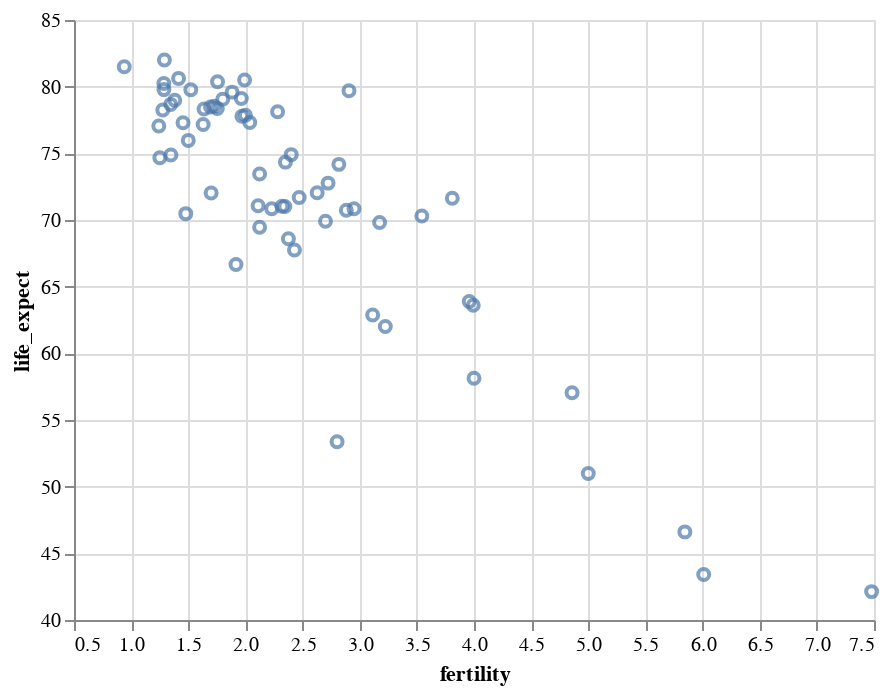

Notebook cell for this chart:
### Markdown cell above
Por defecto, los ejes para las escalas cuantitativas lineales incluyen cero para asegurar una línea base adecuada para comparar los datos de tipo de proporción. En algunos casos, sin embargo, una línea base de cero puede carecer de sentido o puede que desee centrarse en comparaciones de intervalos. Para deshabilitar la inclusión automática de cero, configure el mapeo de escala usando el atributo `scale`:

### Code cell
alt.Chart(data2000).mark_point().encode(
    alt.X('fertility:Q', scale=alt.Scale(zero=False)),
    alt.Y('life_expect:Q', scale=alt.Scale(zero=False))
)

### Figure 1 — Vega-Lite specification as saved in the notebook (floating-point values rounded to 4 significant figures)
{"$schema": "https://vega.github.io/schema/vega-lite/v3.4.0.json", "config": {"mark": {"tooltip": null}, "view": {"height": 300, "width": 400}}, "data": {"name": "data-fdeb0b749a6385830bd1445d39ad6ea0"}, "datasets": {"data-fdeb0b749a6385830bd1445d39ad6ea0": [{"cluster": 0, "country": "Afghanistan", "fertility": 7.479, "life_expect": 42.13, "pop": 23898198, "year": 2000}, {"cluster": 3, "country": "Argentina", "fertility": 2.35, "life_expect": 74.34, "pop": 37497728, "year": 2000}, {"cluster": 3, "country": "Aruba", "fertility": 2.124, "life_expect": 73.45, "pop": 69539, "year": 2000}, {"cluster": 4, "country": "Australia", "fertility": 1.756, "life_expect": 80.37, "pop": 19164620, "year": 2000}, {"cluster": 1, "country": "Austria", "fertility": 1.382, "life_expect": 78.98, "pop": 8113413, "year": 2000}, {"cluster": 3, "country": "Bahamas", "fertility": 2.111, "life_expect": 71.07, "pop": 290075, "year": 2000}, {"cluster": 0, "country": "Bangladesh", "fertility": 3.224, "life_expect": 62.01, "pop": 130406594, "year": 2000}, {"cluster": 3, "country": "Barbados", "fertility": 1.5, "life_expect": 75.97, "pop": 273483, "year": 2000}, {"cluster": 1, "country": "Belgium", "fertility": 1.638, "life_expect": 78.32, "pop": 10263618, "year": 2000}, {"cluster": 3, "country": "Bolivia", "fertility": 3.958, "life_expect": 63.88, "pop": 8152620, "year": 2000}, {"cluster": 3, "country": "Brazil", "fertility": 2.345, "life_expect": 71.01, "pop": 175552771, "year": 2000}, {"cluster": 3, "country": "Canada", "fertility": 1.522, "life_expect": 79.77, "pop": 31278097, "year": 2000}, {"cluster": 3, "country": "Chile", "fertility": 2, "life_expect": 77.86, "pop": 15153450, "year": 2000}, {"cluster": 4, "country": "China", "fertility": 1.7, "life_expect": 72.03, "pop": 1262645000, "year": 2000}, {"cluster": 3, "country": "Colombia", "fertility": 2.47, "life_expect": 71.68, "pop": 39685655, "year": 2000}, {"cluster": 3, "country": "Costa Rica", "fertility": 2.281, "life_expect": 78.12, "pop": 3710558, "year": 2000}, {"cluster": 1, "country": "Croatia", "fertility": 1.348, "life_expect": 74.88, "pop": 4410830, "year": 2000}, {"cluster": 3, "country": "Cuba", "fertility": 1.63, "life_expect": 77.16, "pop": 11134273, "year": 2000}, {"cluster": 3, "country": "Dominican Republic", "fertility": 2.95, "life_expect": 70.85, "pop": 8385828, "year": 2000}, {"cluster": 3, "country": "Ecuador", "fertility": 2.817, "life_expect": 74.17, "pop": 12505204, "year": 2000}, {"cluster": 5, "country": "Egypt", "fertility": 3.174, "life_expect": 69.81, "pop": 70492342, "year": 2000}, {"cluster": 3, "country": "El Salvador", "fertility": 2.883, "life_expect": 70.73, "pop": 6122515, "year": 2000}, {"cluster": 1, "country": "Finland", "fertility": 1.754, "life_expect": 78.37, "pop": 5168595, "year": 2000}, {"cluster": 1, "country": "France", "fertility": 1.883, "life_expect": 79.59, "pop": 59381628, "year": 2000}, {"cluster": 1, "country": "Georgia", "fertility": 1.478, "life_expect": 70.48, "pop": 4777209, "year": 2000}, {"cluster": 1, "country": "Germany", "fertility": 1.346, "life_expect": 78.67, "pop": 82187909, "year": 2000}, {"cluster": 1, "country": "Greece", "fertility": 1.277, "life_expect": 78.26, "pop": 10559110, "year": 2000}, {"cluster": 3, "country": "Grenada", "fertility": 2.429, "life_expect": 67.75, "pop": 89312, "year": 2000}, {"cluster": 3, "country": "Haiti", "fertility": 4, "life_expect": 58.14, "pop": 7306302, "year": 2000}, {"cluster": 4, "country": "Hong Kong", "fertility": 0.94, "life_expect": 81.5, "pop": 6658720, "year": 2000}, {"cluster": 1, "country": "Iceland", "fertility": 1.993, "life_expect": 80.5, "pop": 281043, "year": 2000}, {"cluster": 0, "country": "India", "fertility": 3.113, "life_expect": 62.88, "pop": 1007702000, "year": 2000}, {"cluster": 4, "country": "Indonesia", "fertility": 2.376, "life_expect": 68.59, "pop": 206265000, "year": 2000}, {"cluster": 5, "country": "Iran", "fertility": 2.124, "life_expect": 69.45, "pop": 65660289, "year": 2000}, {"cluster": 5, "country": "Iraq", "fertility": 4.858, "life_expect": 57.05, "pop": 22675617, "year": 2000}, {"cluster": 1, "country": "Ireland", "fertility": 1.969, "life_expect": 77.78, "pop": 3791690, "year": 2000}, {"cluster": 5, "country": "Israel", "fertility": 2.906, "life_expect": 79.7, "pop": 5842454, "year": 2000}, {"cluster": 1, "country": "Italy", "fertility": 1.286, "life_expect": 80.24, "pop": 57719337, "year": 2000}, {"cluster": 3, "country": "Jamaica", "fertility": 2.628, "life_expect": 72.05, "pop": 2615467, "year": 2000}, {"cluster": 4, "country": "Japan", "fertility": 1.291, "life_expect": 82, "pop": 126699784, "year": 2000}, {"cluster": 2, "country": "Kenya", "fertility": 5, "life_expect": 50.99, "pop": 29985839, "year": 2000}, {"cluster": 4, "country": "South Korea", "fertility": 1.917, "life_expect": 66.66, "pop": 21647682, "year": 2000}, {"cluster": 4, "country": "North Korea", "fertility": 1.242, "life_expect": 77.05, "pop": 47351083, "year": 2000}, {"cluster": 5, "country": "Lebanon", "fertility": 2.319, "life_expect": 71.03, "pop": 3578036, "year": 2000}, {"cluster": 3, "country": "Mexico", "fertility": 2.401, "life_expect": 74.9, "pop": 99926620, "year": 2000}, {"cluster": 1, "country": "Netherlands", "fertility": 1.726, "life_expect": 78.53, "pop": 15907853, "year": 2000}, {"cluster": 4, "country": "New Zealand", "fertility": 1.964, "life_expect": 79.11, "pop": 3819762, "year": 2000}, {"cluster": 2, "country": "Nigeria", "fertility": 5.845, "life_expect": 46.61, "pop": 114306700, "year": 2000}, {"cluster": 1, "country": "Norway", "fertility": 1.801, "life_expect": 79.05, "pop": 4492400, "year": 2000}, {"cluster": 0, "country": "Pakistan", "fertility": 3.994, "life_expect": 63.61, "pop": 146342958, "year": 2000}, {"cluster": 3, "country": "Peru", "fertility": 2.7, "life_expect": 69.91, "pop": 25979722, "year": 2000}, {"cluster": 4, "country": "Philippines", "fertility": 3.544, "life_expect": 70.3, "pop": 79739825, "year": 2000}, {"cluster": 1, "country": "Poland", "fertility": 1.251, "life_expect": 74.67, "pop": 38654164, "year": 2000}, {"cluster": 1, "country": "Portugal", "fertility": 1.454, "life_expect": 77.29, "pop": 10335597, "year": 2000}, {"cluster": 2, "country": "Rwanda", "fertility": 6.01, "life_expect": 43.41, "pop": 7507056, "year": 2000}, {"cluster": 5, "country": "Saudi Arabia", "fertility": 3.81, "life_expect": 71.63, "pop": 23153090, "year": 2000}, {"cluster": 2, "country": "South Africa", "fertility": 2.802, "life_expect": 53.37, "pop": 44066197, "year": 2000}, {"cluster": 1, "country": "Spain", "fertility": 1.287, "life_expect": 79.78, "pop": 40016081, "year": 2000}, {"cluster": 1, "country": "Switzerland", "fertility": 1.415, "life_expect": 80.62, "pop": 7266920, "year": 2000}, {"cluster": 1, "country": "Turkey", "fertility": 2.23, "life_expect": 70.84, "pop": 65666677, "year": 2000}, {"cluster": 1, "country": "United Kingdom", "fertility": 1.695, "life_expect": 78.47, "pop": 59522468, "year": 2000}, {"cluster": 3, "country": "United States", "fertility": 2.038, "life_expect": 77.31, "pop": 282338631, "year": 2000}, {"cluster": 3, "country": "Venezuela", "fertility": 2.723, "life_expect": 72.77, "pop": 23542649, "year": 2000}]}, "encoding": {"x": {"field": "fertility", "scale": {"zero": false}, "type": "quantitative"}, "y": {"field": "life_expect", "scale": {"zero": false}, "type": "quantitative"}}, "mark": "point"}
